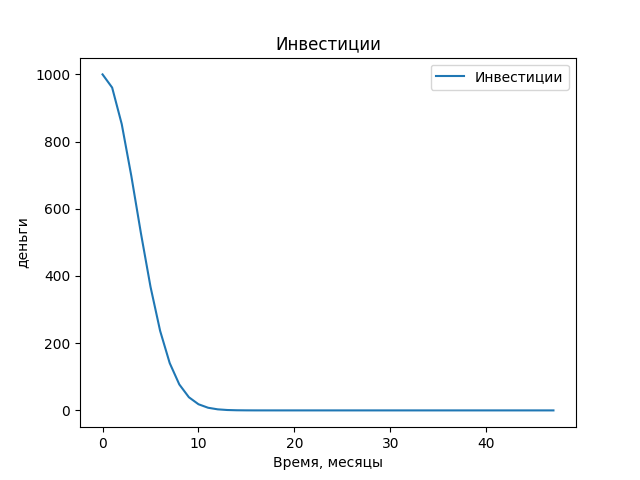

Reproduce this figure in Python.
import numpy as np
from scipy.integrate import odeint
import matplotlib.pyplot as plt

t = np.arange(0, 48, 1)

def function(i, t):
    didt =  -k * i * t
    return didt

i_0 = 1000
k = 0.08

i_t = odeint(function, i_0, t)

plt.plot(t, i_t[:,0], label='Инвестиции')
plt.xlabel('Время, месяцы')
plt.ylabel('деньги')
plt.title('Инвестиции')
plt.legend()
plt.savefig('o_2.png')

sum = 0
for i in range(len(i_t)):
    sum += float(i_t[i])
print(sum)

